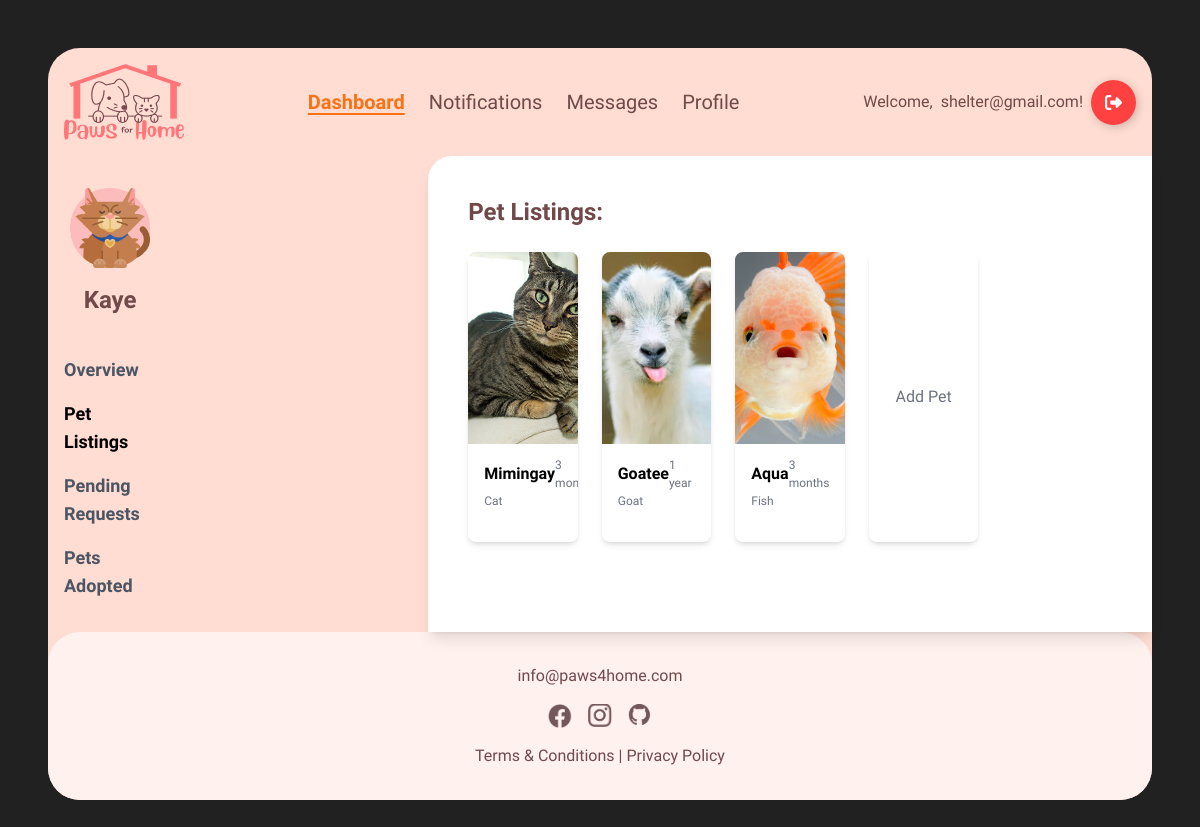
The app's page /pet_listings/ (signed in), older data.
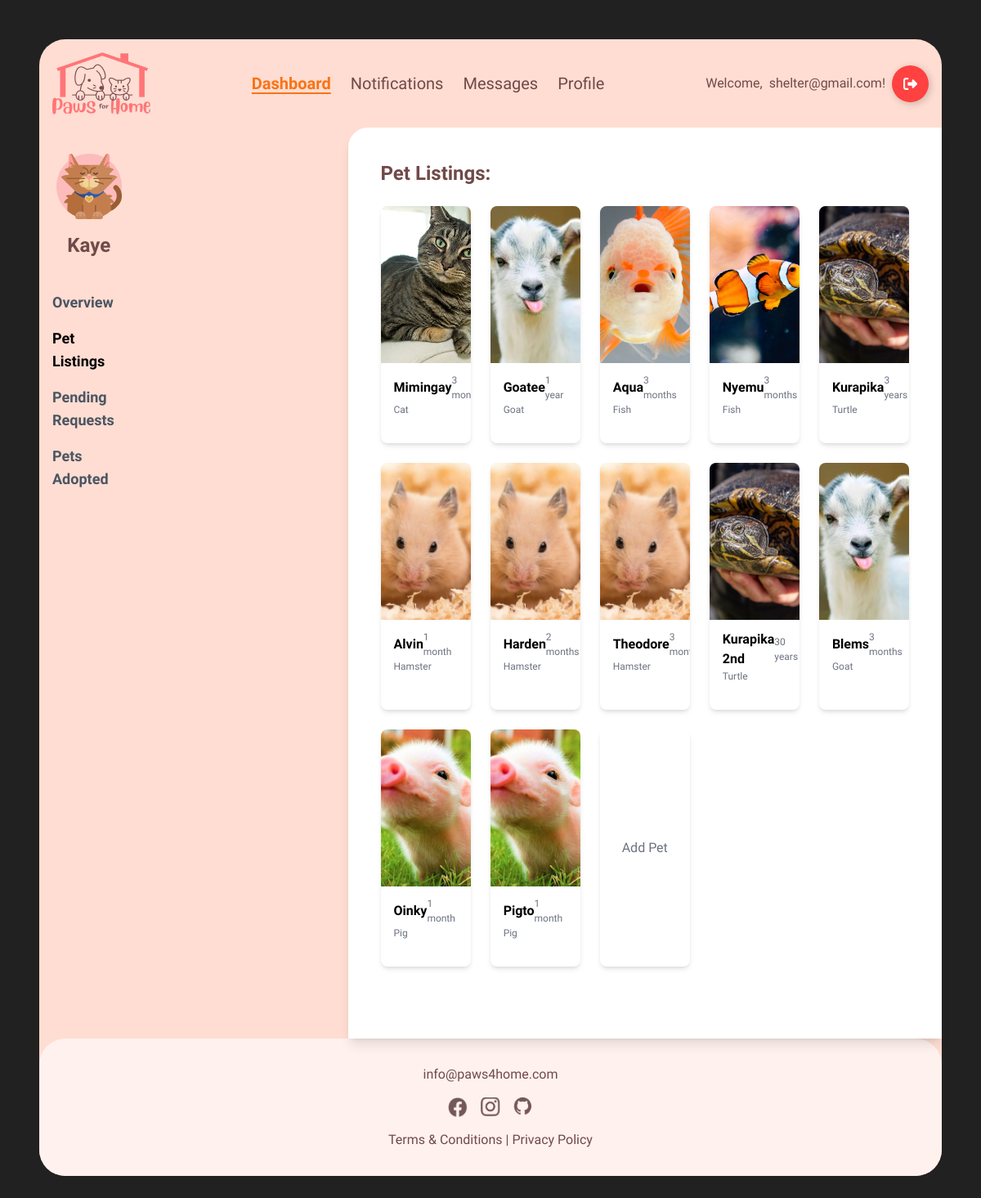
The same page, newer data.
### main/models.py (models this page shows, shortened)
class Account(AbstractBaseUser, PermissionsMixin):
    account_type = models.CharField(max_length=10)
    first_name = models.CharField(max_length=100, blank=True, null=True)
    last_name = models.CharField(max_length=100, blank=True, null=True)
    birth_date = models.DateField(blank=True, null=True)
    phone_number = models.IntegerField(blank=True, null=True)
    email = models.EmailField(max_length=100, unique=True)
    password = models.TextField()
    address = models.TextField(blank=True, null=True)
    image = models.ImageField(upload_to='main/', default='main/shelterlogo.png')
    last_login = models.DateTimeField(blank=True, null=True)
    is_active = models.BooleanField(default=True)
    is_staff = models.BooleanField(default=False)
    objects = AccountManager()
    USERNAME_FIELD = 'email'
    REQUIRED_FIELDS = []

### pets/models.py (models this page shows, shortened)
class Pet(models.Model):
    STATUS_CHOICES = [
        (1, 'Available'),
        (2, 'Adopted'),
    ]
    TYPE_CHOICES = [
    ('Dog', 'Dog'),
    ('Cat', 'Cat'),
    ('Bird', 'Bird'),
    ('Fish', 'Fish'),
    ('Rabbit', 'Rabbit'),
    ('Hamster', 'Hamster'),
    ('Guinea Pig', 'Guinea Pig'),
    ('Frog', 'Frog'),
    ('Ferret', 'Ferret'),
    ('Chinchilla', 'Chinchilla'),
    ('Hedgehog', 'Hedgehog'),
    ('Mouse', 'Mouse'),
    ('Rat', 'Rat'),
    ('Turtle', 'Turtle'),
    ('Snake', 'Snake'),
    ('Lizard', 'Lizard'),
    ('Parrot', 'Parrot'),
    ('Canary', 'Canary'),
    ('Budgerigar', 'Budgerigar'),
    ('Cockatoo', 'Cockatoo'),
    ('Macaw', 'Macaw'),
    ('Lovebird', 'Lovebird'),
    ('Quail', 'Quail'),
    ('Duck', 'Duck'),
    ('Chicken', 'Chicken'),
    ('Goat', 'Goat'),
    ('Pig', 'Pig'),
    ('Spider', 'Spider'),
    ('Tarantula', 'Tarantula'),
    ('Other', 'Other'),
    ]
    name = models.CharField(max_length=100)
    image = models.ImageField(upload_to='pets/', default='pets/default_pet.jpg')
    type = models.CharField(max_length=100)
    type = models.CharField(choices=TYPE_CHOICES, max_length=20, default='other')
    age_years = models.IntegerField(default=0)
    age_months = models.IntegerField(default=0)
    description = models.TextField()
    location = models.CharField(max_length=300, blank=True, null=True)
    breed = models.CharField(max_length=50, blank=True, null=True)
    adoption_fee = models.IntegerField(default=0)
    status = models.IntegerField(choices=STATUS_CHOICES, default=1)
    created_at = models.DateTimeField(auto_now_add=True)
    owner = models.ForeignKey(settings.AUTH_USER_MODEL, on_delete=models.CASCADE, null=True)
    is_deleted = models.BooleanField(default=False)

### pets/views.py (the view)
# urls.py: path('pet_listings/', my_pets, name='pet_listings'),
@login_required
def my_pets(request):
    pets = Pet.objects.filter(owner=request.user)
    return render(request, 'shelterdashboard/pet_listings.html', {'pets': pets})

### main/templates/shelterdashboard/pet_listings.html (shortened to what this page needs)
{% extends "base.html" %}
{% block content %}
{% load static %}
<header>
    <nav class="flex items-center justify-between p-4 max-w-7xl mx-auto">
        <div class="flex items-center">
            <a href="{% url 'main:home' %}">
                <img src="{% static 'images/paws4homelogo.png' %}" alt="logo">
            </a>
        </div>
        <div class="flex items-center space-x-6">
            {% if request.user.account_type == 'user' %}
                <a href="{% url 'pets:list_pet' %}" class="text-xl font-medium relative group hover:text-orange-500">
                  Browse
                  <span class="absolute left-0 bottom-0 w-0 h-0.5 bg-orange-500 transition-all duration-300 group-hover:w-full"></span>
              </a>
                <a href="{% url 'main:user_dashboard' %}" class="text-xl font-medium relative group hover:text-orange-500">
                    Dashboard
                    <span class="absolute left-0 bottom-0 w-0 h-0.5 bg-orange-500 transition-all duration-300 group-hover:w-full"></span>
                </a>
            {% else %}
            <span class="text-xl text-orange-500 font-semibold underline underline-offset-4">Dashboard</span>
            {% endif %}
            <a href="{% url 'main:notifications' %}" class="text-xl font-medium relative group hover:text-orange-500">
                Notifications
            </a>
            <a href="{% url 'main:conversations_list' %}" class="text-xl font-medium relative group hover:text-orange-500">
                Messages
            </a>
            <a href="{% url 'main:profile' %}" class="text-xl font-medium relative group hover:text-orange-500">
                Profile
            </a>
        </div>
            <div class="flex items-center space-x-4">
                {% if request.user.is_authenticated %}
                <div class="group flex items-center space-x-2">
                    <div class="opacity-100 transition-opacity duration-500 ease-in-out group-hover:opacity-0 ">
                        Welcome,
                    </div>
                    <div class="transition-font duration-500 ease-in-out group-hover:font-bold space-x-2">
                    {{ request.user.email }}!
                    </div>
                    <a href="{% url 'main:logout_account' %}">
                        <button class="BtnLogout">
                            <div class="sign">
                            </div>
                        </button>
                    </a>
                </div>
                {% endif %}
            </div>
    </nav>
</header>
  <div class="flex flex-grow">
    <aside class="bg-[#FFDDD2] w-64 py-8 px-4 flex flex-col ">
      <div class="flex items-center justify-center">
        <img src="{% static 'images/shelterlogo.png' %}" alt="Shelter Logo" class="h-20">
      </div>
      <h1 class="text-2xl font-bold text-center mt-4">{{ request.user.first_name }}</h1>
      <nav class="mt-10">
        <ul class="space-y-4">
          <li><a href="{% url 'main:shelterdashboard' %}" class="block text-lg text-gray-600 hover:text-[#F2968F] font-bold">Overview</a></li>
          <li><span class="block text-lg text-black font-bold">Pet Listings</span></li>
          <li><a href="{% url 'main:pending_requests' %}" class="block text-lg text-gray-600 hover:text-[#F2968F] font-bold">Pending Requests</a></li>
          <li><a href="{% url 'main:petsadopted' %}" class="block text-lg text-gray-600 hover:text-[#F2968F] font-bold">Pets Adopted</a></li>
        </ul>
      </nav>
    </aside>
    <main class="flex-grow bg-white ml-64 p-10 rounded-tl-3xl shadow-lg max-w-[90%] xl:max-w-[85%] mx-auto">
      <section class="mb-12">
        <h3 class="text-2xl font-bold mb-6">Pet Listings:</h3>
        <div class="grid grid-cols-5 gap-6">
          {% for pet in pets %}
          <div class="bg-white rounded-lg shadow-md overflow-hidden cursor-pointer relative"
     data-pet-id="{{ pet.id }}"
     onclick="showPetModal('{{ pet.id }}', '{{ pet.name }}', '{{ pet.created_at }}', '{{ pet.age_years }}', '{{ pet.age_months }}', '{{ pet.type }}', '{{ pet.description }}', '{{ pet.image.url }}')">
    <img src="{{ pet.image.url }}" alt="{{ pet.name }}" class="w-full h-48 object-cover">
    <div class="px-4 pt-3 pb-8">
        <div class="flex justify-between items-center">
            <h3 class="font-bold text-[16px] text-black">{{ pet.name }}</h3>
            <p class="text-gray-500 text-[12px]">
                {% if pet.age_years > 0 %}
                    {% if pet.age_years > 1 %}
                    {{ pet.age_years }} years
                    {% else %}
                    {{ pet.age_years }} year
                    {% endif %}
                {% else %}
                    {% if pet.age_months > 1 %}
                    {{ pet.age_months }} months
                    {% else %}
                    {{ pet.age_months }} month
                    {% endif %}
                {% endif %}
            </p>
        </div>
        <span class="text-gray-500 text-[12px] block mt-0">{{ pet.type }}</span>
    </div>
</div>
          {% empty %}
          <p class="text-gray-500">You have no pets listed for adoption.</p>
          {% endfor %}
          <a href="{% url 'pets:add_pet' %}" class="bg-white p-4 rounded-lg shadow-md flex items-center justify-center py-28">
            <span class="text-gray-500">Add Pet</span>
          </a>
        </div>
      </section>
    </main>
  </div>
{% endblock %}

### main/templates/base.html (shortened to what this page needs)
<!DOCTYPE html>
<html lang="en">
<head>
  <script src="https://cdn.tailwindcss.com"></script>
  {% load static %}
  <link rel="stylesheet" href="{% static 'css/landing_page.css' %}">
  <link rel="stylesheet" href="{% static 'css/loader.css' %}">
</head>
<body style="font-family: 'Lexend', sans-serif;" class="text-[#714949]">
  <div id="content" style="display: none;" class="bg-[#FFDDD2] rounded-[32px] p-t-2 m-12">
    {% block content %}{% endblock %}
    <footer class="bg-[#FFF1EE] py-8 rounded-[32px]">
        <div class="container mx-auto text-center">
            <p class="mb-4">info@paws4home.com</p>
            <div class="social-icons flex justify-center space-x-4 mb-4">
                <a href="#"><img src="{% static 'images/facebookpic.png' %}" alt="Facebook" class="w-6"></a>
                <a href="#"><img src="{% static 'images/instagrampic.png' %}" alt="Instagram" class="w-6"></a>
                <a href="#"><img src="{% static 'images/githubpic.png' %}" alt="GitHub" class="w-6"></a>
            </div>
            <p><a href="#" class="hover:text-orange-500">Terms & Conditions</a> | <a href="#" class="hover:text-orange-500">Privacy Policy</a></p>
        </div>
      </footer>
  </div>
</body>
</html>

### main/static/css/landing_page.css (style rules this page uses)
body { background-color: #212121; }

### main/static/css/loader.css (style rules this page uses)
#content { opacity: 0; transform: scale(0.8); filter: blur(3px); transition: opacity 0.5s ease-in-out, transform 0.5s ease-in-out, filter 0.5s ease-in-out; }
#content.fade-in { opacity: 1; transform: scale(1); filter: blur(0); }
.BtnLogout { display: flex; align-items: center; justify-content: flex-start; width: 45px; height: 45px; border: none; border-radius: 50%; cursor: pointer; position: relative; overflow: hidden; transition-duration: .3s; box-shadow: 2px 2px 10px rgba(0, 0, 0, 0.199); background-color: rgb(255, 65, 65); }
.sign { width: 100%; transition-duration: .3s; display: flex; align-items: center; justify-content: center; }
.sign svg { width: 17px; }

Row changes from the older to the newer data that the page shows:
added Pet: image (picture), name "Nyemu", age_months "3", type "Fish"
added Pet: image (picture), name "Kurapika", age_years "3", type "Turtle"
added Pet: image (picture), name "Alvin", age_months "1", type "Hamster"
added Pet: image (picture), name "Harden", age_months "2", type "Hamster"
added Pet: image (picture), name "Theodore", age_months "3", type "Hamster"
added Pet: image (picture), name "Kurapika 2nd", age_years "30", type "Turtle"
added Pet: image (picture), name "Blems", age_months "3", type "Goat"
added Pet: image (picture), name "Oinky", age_months "1", type "Pig"
added Pet: image (picture), name "Pigto", age_months "1", type "Pig"
